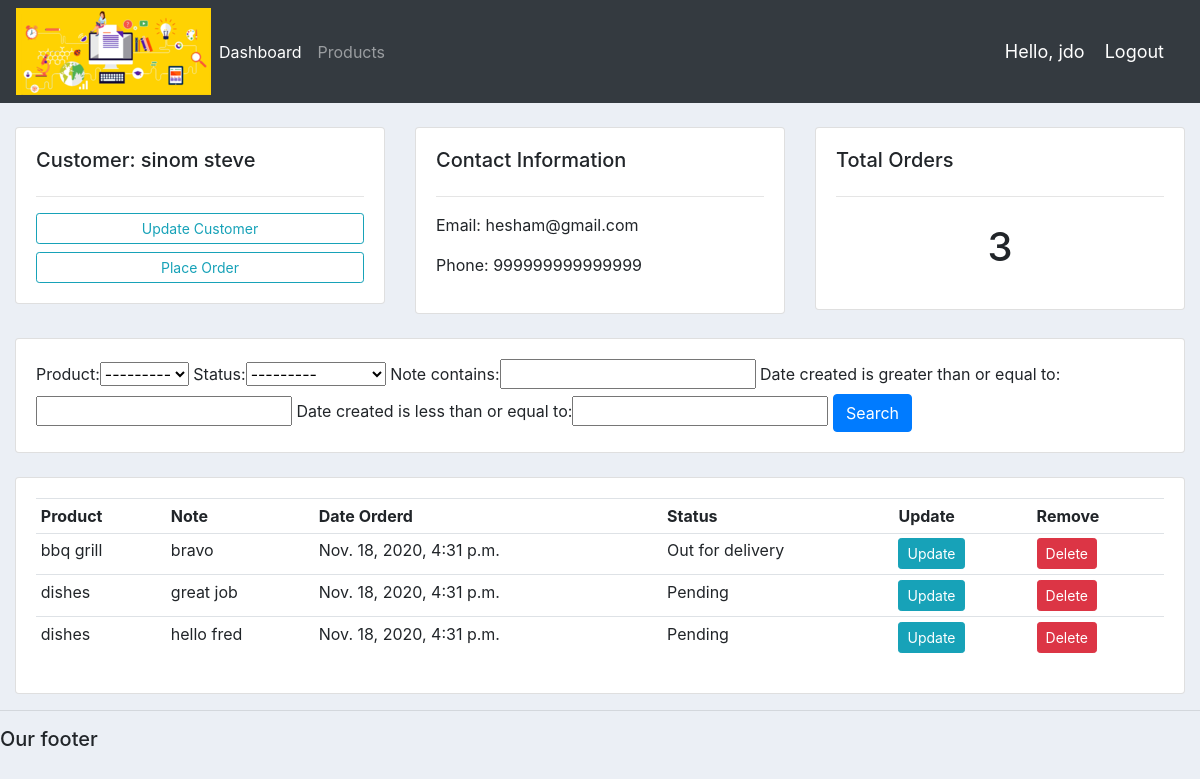
Page /customer/6/ (signed in) on the earlier database version.
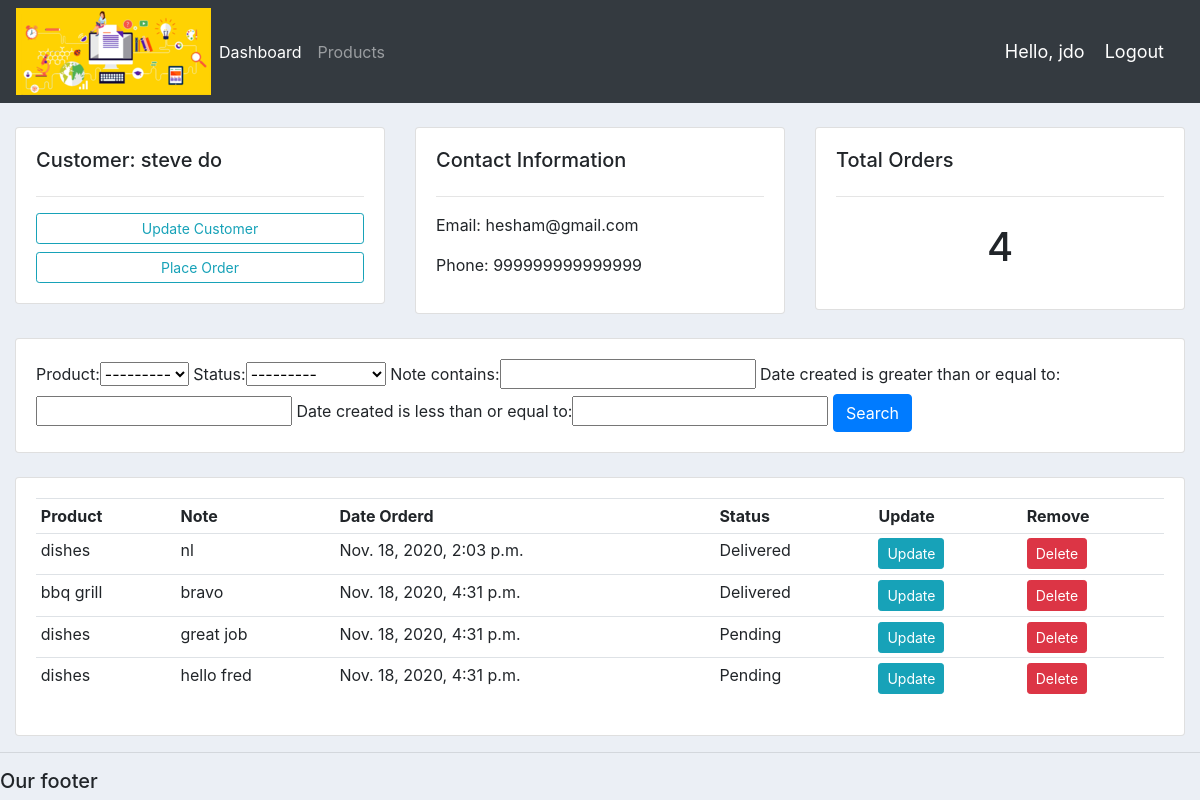
Same page on the later database version.
### accounts/models.py (models this page shows, shortened)
class Customer(models.Model):
	user = models.OneToOneField(User, null=True,blank = True ,on_delete=models.CASCADE)
	name = models.CharField(max_length=200, null=True)
	phone = models.CharField(max_length=200, null=True)
	email = models.CharField(max_length=200, null=True)
	profile_pic = models.ImageField(default="profile1.png", null=True, blank=True)
	date_created = models.DateTimeField(auto_now_add=True, null=True)

class Order(models.Model):
	STATUS = (
			('Pending', 'Pending'),
			('Out for delivery', 'Out for delivery'),
			('Delivered', 'Delivered'),
			)
	customer = models.ForeignKey(Customer, null=True, on_delete= models.SET_NULL)
	product = models.ForeignKey(Product, null=True, on_delete= models.SET_NULL)
	date_created = models.DateTimeField(auto_now_add=True, null=True)
	status = models.CharField(max_length=200, null=True, choices=STATUS)
	note = models.CharField(max_length=1000, null=True)

class Product(models.Model):
	CATEGORY = (
			('Indoor', 'Indoor'),
			('Out Door', 'Out Door'),
			)
	name = models.CharField(max_length=200, null=True)
	price = models.FloatField(null=True)
	category = models.CharField(max_length=200, null=True, choices=CATEGORY)
	description = models.CharField(max_length=200, null=True, blank=True)
	date_created = models.DateTimeField(auto_now_add=True, null=True)
	tags = models.ManyToManyField(Tag)
	def __str__(self):
		return self.name

### accounts/decorators.py (the view)
		def wrapper_func(request, *args, **kwargs):
			group = None
			if request.user.groups.exists():
				group = request.user.groups.all()[0].name
			if group in allowed_roles:
				return view_func(request, *args, **kwargs)
			else:
				return HttpResponse('You are not authorized to view this page')

### accounts/views.py (called while the page is built)
@login_required(login_url='login')
@allowed_users(allowed_roles=['admin'])
def customer(request, pk_test):
	customer = Customer.objects.get(id=pk_test)
	orders = customer.order_set.all()
	order_count = orders.count()
	myFilter = OrderFilter(request.GET, queryset=orders)
	orders = myFilter.qs
	context = {'customer':customer, 'orders':orders, 'order_count':order_count,
	'myFilter':myFilter}
	return render(request, 'accounts/customer.html',context)

### accounts/templates/accounts/customer.html
{%  extends 'accounts/main.html' %}
{% block content %}
	<br>
<div class="row">
	<div class="col-md">
		<div class="card card-body">
			<h5>Customer:  {{customer.name}}</h5>
			<hr>
			<a class="btn btn-outline-info  btn-sm btn-block" href="">Update Customer</a>
			<a class="btn btn-outline-info  btn-sm btn-block" href="{% url 'create_order' customer.id %}">Place Order</a>
		</div>
	</div>
	<div class="col-md">
		<div class="card card-body">
			<h5>Contact Information</h5>
			<hr>
			<p>Email: {{customer.email}}</p>
			<p>Phone: {{customer.phone}}</p>
		</div>
	</div>
	<div class="col-md">
		<div class="card card-body">
			<h5>Total Orders</h5>
			<hr>
			<h1 style="text-align: center;padding: 10px">{{order_count}}</h1>
		</div>
	</div>
</div>
<br>
<div class="row">
	<div class="col">
		<div class="card card-body">
			<form method="get">
				{{myFilter.form}}
		    <button class="btn btn-primary" type="submit">Search</button>
		  </form>
		</div>
	</div>
</div>
<br>
<div class="row">
	<div class="col-md">
		<div class="card card-body">
			<table class="table table-sm">
				<tr>
					<th>Product</th>
					<th>Note</th>
					<th>Date Orderd</th>
					<th>Status</th>
					<th>Update</th>
					<th>Remove</th>
				</tr>
				{% for order in orders %}
				<tr>
					<td>{{order.product}}</td>
					<td>{{order.note}}</td>
					<td>{{order.date_created}}</td>
					<td>{{order.status}}</td>
					<td><a class="btn btn-sm btn-info" href="{% url 'update_order' order.id %}">Update</a></td>
					<td><a class="btn btn-sm btn-danger" href="{% url 'delete_order' order.id %}">Delete</a></td>
				</tr>
				{% endfor %}
			</table>
		</div>
	</div>
</div>
{% endblock %}

Differences in the rows shown:
changed Customer "hesham@gmail.com": name "sinom steve" → "steve do"
now on this page (row edited): Order: product "dishes", note "nl", date_created "Nov. 18, 2020, 2:03 p.m.", status "Delivered"
changed Order "bravo": status "Out for delivery" → "Delivered"
Other differences:
{{ order_count }}: "3" → "4"
